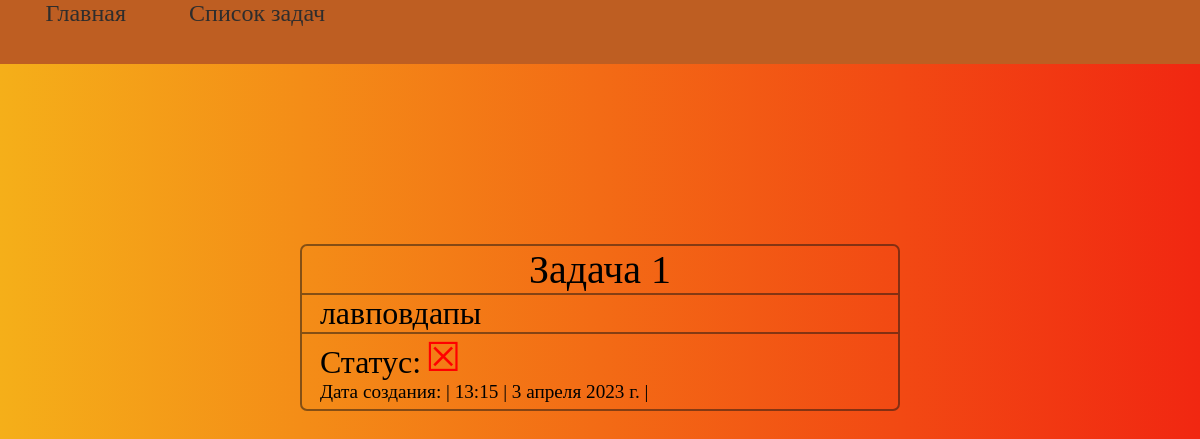
Page /detail_task/14 on the earlier database version.
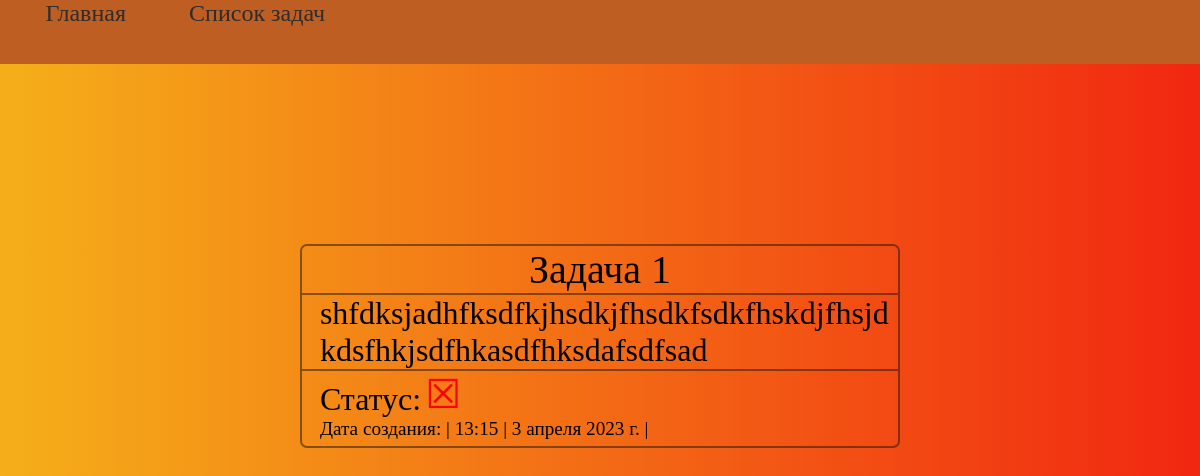
Same page on the later database version.
### todo/models.py (models this page shows)
class ToDo(models.Model):
    title = models.CharField(max_length=155, verbose_name='Задание')
    description = models.TextField(verbose_name='Описание')
    status = models.BooleanField(default=False, verbose_name='Статус')
    date = models.DateField(auto_now_add=True, verbose_name='Дата создания')
    time = models.TimeField(auto_now_add=True, verbose_name='Время добавления')

### todo/views.py (the view)
# urls.py: path('detail_task/<int:pk>', DetailToDoView.as_view()),
class DetailToDoView(DetailView):
    model = ToDo
    template_name = 'todo/detail_info.html'
    context_object_name = 'task'

### todo/templates/todo/detail_info.html (shortened to what this page needs)
{% extends 'base.html' %}
{% load static %}
{% block css_add %}
    <link rel="stylesheet" href="{% static 'todo/css/detail_info.css' %}">
{% endblock %}
{% block content %}
    {% include 'includes/navbar.html' %}
    <div class="content__tasks">
        <div class="detail__info">
            <ul class="task">
                <li class="title">{{ task.title }}</li>
                <li class="description">{{ task.description }}</li>
                <li class="status">
                    <p class="status__title">Статус: </p>
                    <p class="{% if task.status %}close{% else %}open{% endif %}">
                        {% if task.status %}&#9745;{% else %}&#9746;{% endif %}
                    </p>
                </li>
                <li class="date">Дата создания: | {{ task.time }} | {{ task.date }} |</li>
            </ul>
        </div>
    </div>
{% endblock %}

Differences in the rows shown:
changed ToDo "Задача 1": description "лавповдапы" → "shfdksjadhfksdfkjhsdkjfhsdkfsdkfhskdjfhsjdkdsfhkjsdfhkasdfhksdafsdfsad"
